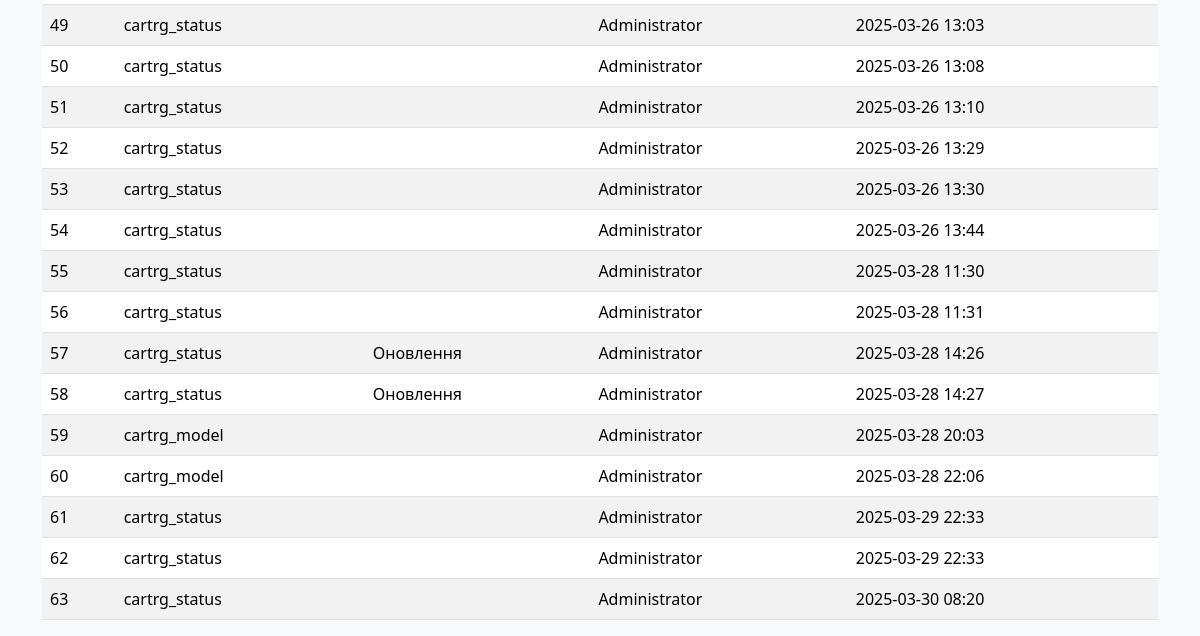
The app's page /event_log (signed in, lower part), older data.
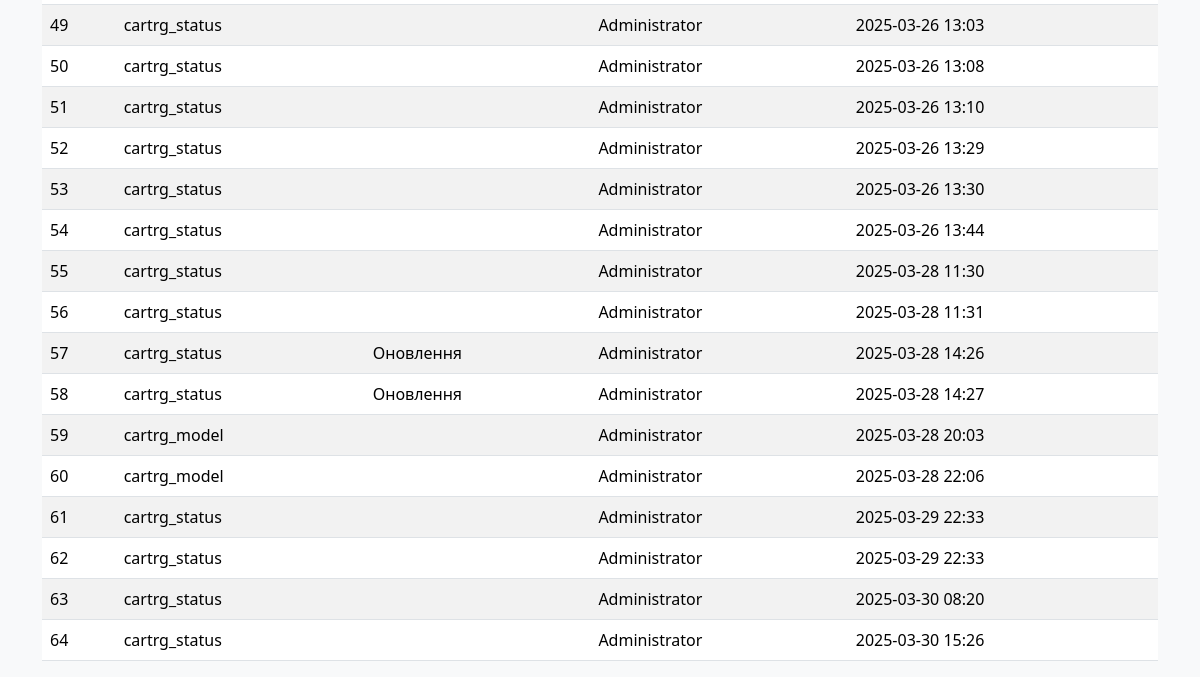
The same page, newer data.
### models.py (models this page shows)
class EventLog(db.Model):
    __tablename__ = "event_log"
    id: Mapped[int] = mapped_column(primary_key=True)
    table_name: Mapped[str] = mapped_column(String(30))
    event_type: Mapped[int] = mapped_column(Integer, server_default=literal(0))
    user_updated: Mapped[int] = mapped_column(ForeignKey(User.id))
    time_updated: Mapped[DateTime] = mapped_column(DateTime, server_default=func.now())

class User(db.Model, UserMixin):
    __tablename__ = "users"
    id: Mapped[int] = mapped_column(primary_key=True)
    username: Mapped[str] = mapped_column(String(30), unique=True, nullable=False)
    password: Mapped[str] = mapped_column(String(255), nullable=False)
    humanname: Mapped[str] = mapped_column(String(60), nullable=False)
    dept_id: Mapped[int] = mapped_column(ForeignKey('refill_dept.id'), nullable=False)
    lastlogin: Mapped[datetime] = mapped_column(DateTime, server_default=func.now())
    active: Mapped[bool] = mapped_column(default=True)
    time_updated: Mapped[DateTime] = mapped_column(DateTime, server_default=func.now())
    role: Mapped[str] = mapped_column(String(30), server_default="user")

### app.py (the view)
    def wrapper(*args, **kwargs):
        if current_user.role != 'admin':
            abort(403)
        return f(*args, **kwargs)

### app.py (called while the page is built)
@login_manager.user_loader
def load_user(user_id):
    return User.query.get(int(user_id))

def admin_required(f):
    def wrapper(*args, **kwargs):
        if current_user.role != 'admin':
            abort(403)
        return f(*args, **kwargs)
    wrapper.__name__ = f.__name__
    return wrapper

@app.route('/event_log')
@admin_required
@login_required
def event_log():
    table_filter = request.args.get('table_filter', '')
    type_filter = request.args.get('type_filter', '')
    query = EventLog.query
    if table_filter:
        query = query.filter(EventLog.table_name == table_filter)
    if type_filter:
        query = query.filter(EventLog.event_type == int(type_filter))
    logs = query.all()
    return render_template('event_log.html', User=User, logs=logs, table_filter=table_filter, type_filter=type_filter)

### templates/event_log.html (shortened to what this page needs)
{% extends "base.html" %}
{% block content %}
    <table class="table table-striped">
        <tbody>
            {% for log in logs %}
            <tr>
                <td>{{ log.id }}</td>
                <td>{{ log.table_name }}</td>
                <td>{{ {0: 'Створення', 1: 'Зміна', 2: 'Оновлення'}[log.event_type] }}</td>
                <td>{{ User.query.get(log.user_updated).humanname }}</td>
                <td>{{ log.time_updated.strftime('%Y-%m-%d %H:%M') }}</td>
            </tr>
            {% endfor %}
        </tbody>
    </table>
{% endblock %}

### templates/base.html (shortened to what this page needs)
<!DOCTYPE html>
<html lang="uk">
<head>
    <link rel="stylesheet" href="{{ url_for('static', filename='css/bootstrap.min.css') }}">
    <link rel="stylesheet" href="{{ url_for('static', filename='css/style.css') }}">
</head>
<body>
    <div class="container mt-4">
        {% block content %}{% endblock %}
    </div>
</body>
</html>

### static/css/style.css (style rules this page uses)
body { background-color: #f8f9fa; }

Row changes from the older to the newer data that the page shows:
added EventLog: id "64", table_name "cartrg_status", query.get "Administrator", time_updated "2025-03-30 15:26"
